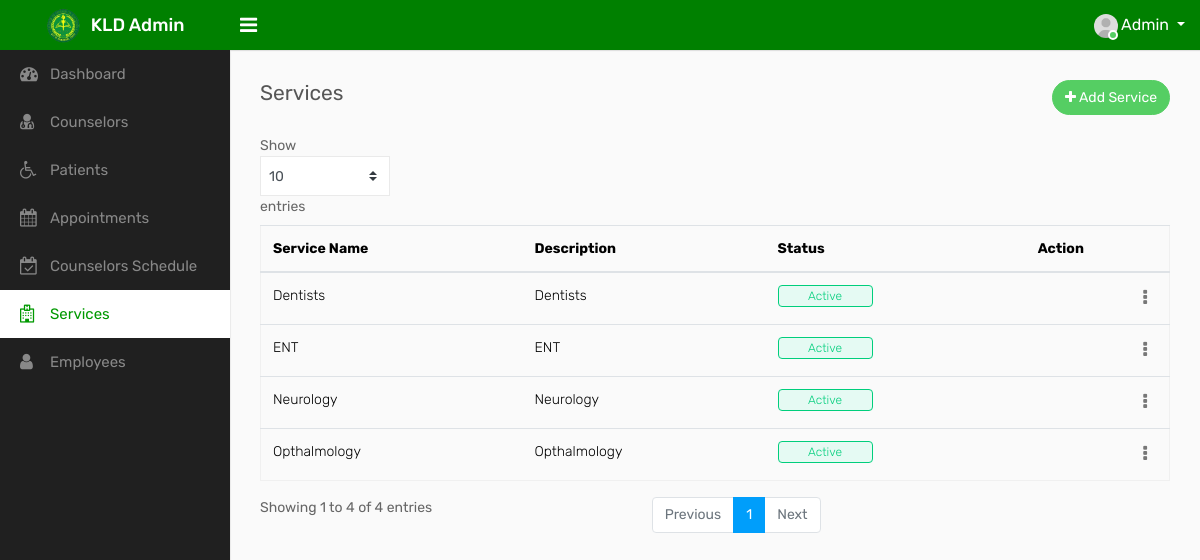
/GUIDANCE/departments.php (signed in), run on the app's committed database.
### tables this page shows
CREATE TABLE `tbl_department` (
  `id` int(11) NOT NULL,
  `department_name` varchar(250) NOT NULL,
  `description` text NOT NULL,
  `status` tinyint(4) NOT NULL COMMENT '1=Active, 0=Inactive',
  `created_at` timestamp NOT NULL DEFAULT current_timestamp() ON UPDATE current_timestamp()
);

### GUIDANCE/departments.php (the view, shortened to what this page needs)
<?php
include('header.php');
include('includes/connection.php');
?>
<head>
</head>
<div class="sidebar" id="sidebar">
            <div class="sidebar-inner slimscroll">
                <div id="sidebar-menu" class="sidebar-menu">
                    <?php
                    if($_SESSION['role']==1){?>
                    <ul>
                        <li>
                            <a href="dashboard.php"><i class="fa fa-dashboard"></i> <span>Dashboard</span></a>
                        </li>
						<li>
                            <a href="doctors.php"><i class="fa fa-user-md"></i> <span>Counselors</span></a>
                        </li>
                        <li>
                            <a href="patients.php"><i class="fa fa-wheelchair"></i> <span>Patients</span></a>
                        </li>
                        <li>
                            <a href="appointments.php"><i class="fa fa-calendar"></i> <span>Appointments</span></a>
                        </li>
                        <li>
                            <a href="schedule.php"><i class="fa fa-calendar-check-o"></i> <span>Counselors Schedule</span></a>
                        </li>
                        <li class="active">
                            <a href="departments.php"><i class="fa fa-hospital-o"></i> <span>Services</span></a>
                        </li>
                        <li>
                            <a href="employees.php"><i class="fa fa-user"></i> <span>Employees</span></a>
                        </li>
                    </ul>
                <?php } ?>
                </div>
            </div>
      </div>
        <div class="page-wrapper">
            <div class="content">
                <div class="row">
                    <div class="col-sm-4 col-3">
                        <h4 class="page-title">Services</h4>
                    </div>
                    <div class="col-sm-8 col-9 text-right m-b-20">
                        <a href="add-department.php" class="btn btn-success btn-rounded float-right"><i class="fa fa-plus"></i> Add Service</a>
                    </div>
                </div>
                <div class="table-responsive">
                                    <table class="datatable table table-stripped ">
                                    <thead>
                                        <tr>
                                            <th>Service Name</th>
                                            <th>Description</th>
                                            <th>Status</th>
                                            <th>Action</th>
                                        </tr>
                                    </thead>
                                    <tbody>
                                        <?php
                                        $fetch_query = mysqli_query($connection, "select * from tbl_department");
                                        while($row = mysqli_fetch_array($fetch_query))
                                        {
                                        ?>
                                        <tr>
                                            <td><?php echo $row['department_name']; ?></td>
                                            <td><?php echo $row['description']; ?></td>
                                            <?php if($row['status']==1) { ?>
                                            <td><span class="custom-badge status-green">Active</span></td>
                                        <?php } else {?>
                                            <td><span class="custom-badge status-red">Inactive</span></td>
                                        <?php } ?>
                                            <td class="text-right">
                                            <div class="dropdown dropdown-action">
                                                <a href="#" class="action-icon dropdown-toggle" data-toggle="dropdown" aria-expanded="false"><i class="fa fa-ellipsis-v"></i></a>
                                            </div>
                                        </td>
                                        </tr>
                                    <?php } ?>
                                    </tbody>
                                </table>
                            </div>
            </div>
        </div>
<?php
include('footer.php');
?>

### GUIDANCE/header.php (style rules this page uses)
.sidebar { box-shadow: 0 1px 2px 0 rgba(0, 0, 0, 0.1); top: 50px; width: 230px; z-index: 1039; background-color: #202020 ; bottom: 0; margin-top: 0px; position: fixed; left: 0; transition: all 0.2s ease-in-out; }

### GUIDANCE/departments.php (style rules this page uses)
.sidebar-menu li.active a { color: #009900; background-color: #ffffff; }

### data on the page
tbl_department: department_name "Dentists", description "Dentists", status "Active"
tbl_department: department_name "Neurology", description "Neurology", status "Active"
tbl_department: department_name "Opthalmology", description "Opthalmology", status "Active"
tbl_department: department_name "ENT", description "ENT", status "Active"
